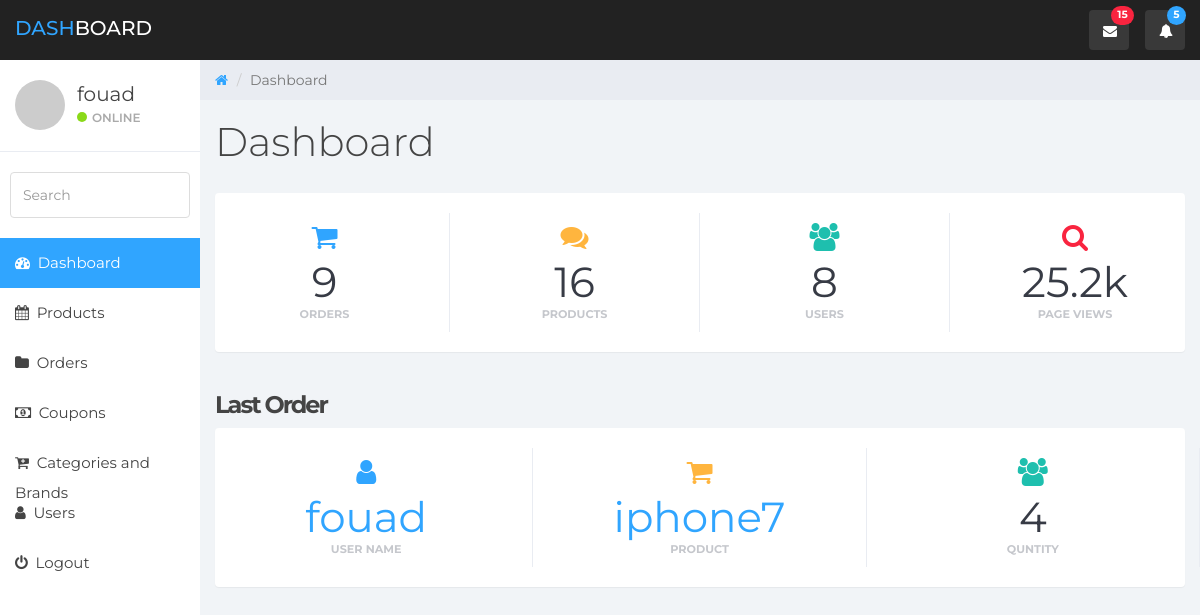
/admin/index.php (signed in), run on the app's committed database.
### tables this page shows
CREATE TABLE `users` (
  `id` int(1) NOT NULL,
  `username` varchar(255) NOT NULL,
  `gender` int(1) NOT NULL,
  `email` varchar(255) NOT NULL,
  `password` varchar(255) NOT NULL,
  `permission` int(1) NOT NULL,
  `beforeblocked` int(11) NOT NULL
);

CREATE TABLE `products` (
  `id` int(1) NOT NULL,
  `name` varchar(255) NOT NULL,
  `price` int(1) NOT NULL,
  `image` varchar(255) NOT NULL,
  `describtion` text NOT NULL,
  `count` int(1) NOT NULL,
  `brand` int(1) NOT NULL,
  `category` int(1) NOT NULL,
  `views` int(1) NOT NULL,
  `sale` int(11) NOT NULL,
  `new` tinyint(1) NOT NULL,
  `rate` int(11) NOT NULL
);

CREATE TABLE `orders` (
  `id` int(11) NOT NULL,
  `user_id` int(11) NOT NULL,
  `product_id` int(11) NOT NULL,
  `quantity` int(11) NOT NULL
);

### admin/index.php (the view, shortened to what this page needs)
<?php
	include("Componnents/Nav.php");
	include("Componnents/Sidebar.php");
?>
	<div class="col-sm-9 col-sm-offset-3 col-lg-10 col-lg-offset-2 main">
		<div class="row">
			<ol class="breadcrumb">
				<li><a href="#">
					<em class="fa fa-home"></em>
				</a></li>
				<li class="active">Dashboard</li>
			</ol>
		</div>
		<div class="row">
			<div class="col-lg-12">
				<h1 class="page-header">Dashboard</h1>
			</div>
		</div>
		<div class="panel panel-container">
			<div class="row">
			<?php
				$allOrders = $connection -> query("SELECT * FROM orders");
				$numOfOrders = $allOrders ->num_rows;
				$allProducts = $connection -> query("SELECT * FROM products");
				$numOfProducts = $allProducts ->num_rows;
				$allUsers = $connection -> query("SELECT * FROM users");
				$numOfUsers = $allUsers ->num_rows;
			?>
				<div class="col-xs-6 col-md-3 col-lg-3 no-padding part">
					<div class="panel panel-teal panel-widget border-right">
						<div class="row no-padding"><em class="fa fa-xl fa-shopping-cart color-blue"></em>
							<div class="large"><?= $numOfOrders ?></div>
							<div class="text-muted">Orders</div>
						</div>
					</div>
				</div>
				<div class="col-xs-6 col-md-3 col-lg-3 no-padding part">
					<div class="panel panel-blue panel-widget border-right">
						<div class="row no-padding"><em class="fa fa-xl fa-comments color-orange"></em>
							<div class="large"><?= $numOfProducts ?></div>
							<div class="text-muted">Products</div>
						</div>
					</div>
				</div>
				<div class="col-xs-6 col-md-3 col-lg-3 no-padding part">
					<div class="panel panel-orange panel-widget border-right">
						<div class="row no-padding"><em class="fa fa-xl fa-users color-teal"></em>
							<div class="large"><?= $numOfUsers ?></div>
							<div class="text-muted"> Users</div>
						</div>
					</div>
				</div>
				<div class="col-xs-6 col-md-3 col-lg-3 no-padding part">
					<div class="panel panel-red panel-widget ">
						<div class="row no-padding"><em class="fa fa-xl fa-search color-red"></em>
							<div class="large">25.2k</div>
							<div class="text-muted">Page Views</div>
						</div>
					</div>
				</div>
			</div>
	</div>
			<div class="row">
			<div class="col-lg-12">
				<h3 class=" fw-bold " style="letter-spacing: -2px;">Last Order</h3>
			</div>
		</div>
		<?php
			$selectOrder = $connection -> query("SELECT * FROM orders ORDER BY id DESC LIMIT 1");
			$order = $selectOrder -> fetch_assoc();
		?>
		<div class="panel panel-container">
			<div class="row">
				<?php
					$userId = $order['user_id'];
					$selectUser = $connection -> query("SELECT * FROM users WHERE id = $userId");
					$user = $selectUser -> fetch_assoc();
				?>
				<div class="col-xs-6 col-md-4 col-lg-4 no-padding part">
					<div class="panel panel-teal panel-widget border-right">
						<div class="row no-padding"><em class="fa fa-xl fa-user color-blue"></em>
							<div class="large"><a class="cur-point" href="users.php?action=edituser&id=<?= $user['id'];?>">
								<?= $user['username'];?>
							</a></div>
							<div class="text-muted">User Name</div>
						</div>
					</div>
				</div>
				<div class="col-xs-6 col-md-4 col-lg-4 no-padding part">
					<?php
						$productId = $order['product_id'];
						$selectProduct = $connection -> query("SELECT * FROM products WHERE id = $productId ");
						$product = $selectProduct -> fetch_assoc();
					?>
					<div class="panel panel-blue panel-widget border-right">
						<div class="row no-padding"><em class="fa fa-xl fa-shopping-cart color-orange"></em>
							<div class="large"><a class="cur-point" href="products.php?action=editproduct&id=<?=$product['id']?>" >
								<?= substr($product['name'], 0, 15)?>
							</a></div>
							<div class="text-muted" title="<?= $product['name'] ?>">Product</div>
						</div>
					</div>
				</div>
				<div class="col-xs-12 col-md-4 col-lg-4 no-padding part">
					<div class="panel panel-orange panel-widget border-right">
						<div class="row no-padding"><em class="fa fa-xl fa-users color-teal"></em>
							<div class="large"><?= $order['quantity'] ?></div>
							<div class="text-muted">Quntity</div>
						</div>
					</div>
				</div>
			</div>
	</div>
		</div>
</body>
</html>

### admin/css/framework.css (style rules this page uses)
:root { --blue-color: #0075ff; --blue-alt-color: #0d69d5; --orange-color: #f59e0b; --green-color: #22c55e; --red-color: #f44336; --grey-color: #888; --fa-style-family-classic: "Font Awesome 6 Free"; --heading-color: #012f63; --text--clolor: #FE667B; --footer-color: #0E8388; --backgroung--color: #A6E3E9; }
.fw-bold { font-weight: bold; }
.cur-point { cursor: pointer; }

### admin/css/styles.css (style rules this page uses)
body { background: #f1f4f7; padding-top: 60px; font-size: 14px; color: #444444; font-family: "Montserrat", "Helvetica Neue", Helvetica, Arial, sans-serif; }
a, a:hover, a:focus { color: #30a5ff; }
h1, h2, h3, h4, h5, h6 { color: #444444; }
h1 { font-weight: 300; font-size: 40px; }
h3, h4 { font-weight: 300; }
.large { font-size: 2em; }
.text-muted { color: #c5c7cc; }
.color-blue { color: #30a5ff; }
.color-teal { color: #1ebfae; }
.color-orange { color: #ffb53e; }
.color-red { color: #f9243f; }
.no-padding { padding: 0; margin: 0; }
.fa-xl { font-size: 2em; }
.panel { border: 0; }
.panel-container { padding-top: 20px; }
.panel-blue { background: #30a5ff; color: #fff; }
.panel-teal { background: #1ebfae; color: #fff; }
.panel-orange { background: #ffb53e; color: #fff; }
.panel-red { background: #f9243f; color: #fff; }
.panel-widget { padding: 10px 0; position: relative; box-shadow: none; border-radius: 0; background: none; text-align: center; color: #333; }
.panel-widget .text-muted { margin-top: -6px; text-transform: uppercase; font-weight: bold; font-size: 0.8em; }
.panel-widget .large { color: #373b45; font-size: 3em; }
.border-right { border-right: 1px solid #dadbda; }
.panel .border-top, .panel .border-right, .panel .border-bottom, .panel .border-left { border-color: #e9ecf2; }
.breadcrumb { border-radius: 0; padding: 10px 15px 10px 15px; background: #e9ecf2; margin: 0; }
h1.page-header { margin-top: 20px; border-bottom: 0; }

### data on the page
users: username "fouad"
products: name "iphone7"
orders: quantity "4"

### other printed values
$_SESSION['login'] "fouad"
$numOfOrders "9"
$numOfProducts "16"
$numOfUsers "8"
